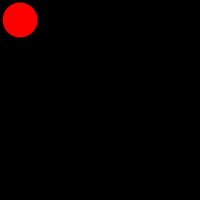
Frame 1 (no input)
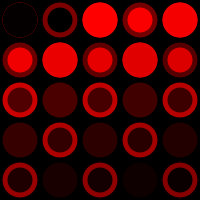
Frame 60 (the mouse pressed at the canvas centre just before this capture)
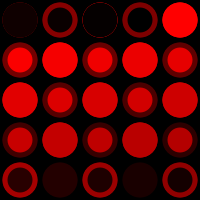
Frame 120 (the mouse held since frame 60 and released just before this capture)

The Processing sketch that drew these frames (run headless with seeded random() and noise(); from frame 60 on, the mouse is pressed at the canvas centre):

// Processing sketch: processing_10223
// ── processing_10223.pde

int x=20;
int y=20;
int r=255;
int v=0;
int w=0;
int h=0;

void setup(){
size(200,200);
background(0);
smooth();
noStroke();}

 void draw(){
int mod = v%2;
if (mod==0){w+=35;h+=35;} else {w+=25;h+=25;}
   fill(r,0,0);
   ellipse(x,y,w,h);
  x+=40;
if (x>180){
  x=20;
  y+=40;
  if (y>180){
    y=20;}}
    r-=5; 
if (r<0){
  r=255;}
  v+=1;
w=0;
h=0;
}
